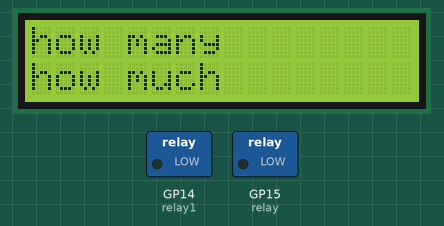
Bench run of a program on a simulated Raspberry Pi Pico running MicroPython. Parts: 16×2 character LCD, switched loads named in the program (green lamp = pin HIGH). Files the program writes start out absent; files that are not in the repository are absent; the clock reads 2024-03-15 10:24:30 at power-on unless the program sets it; pins used as bus, display or sensor lines are not drawn.

Above: at 0.14 s.
At 10.47 s:
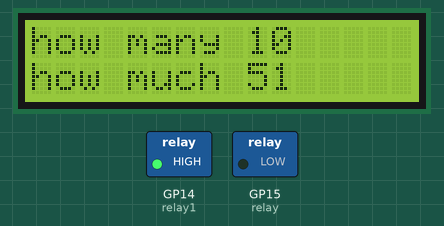
At 19.79 s:
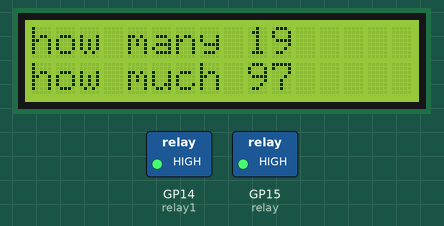
At 39.74 s:
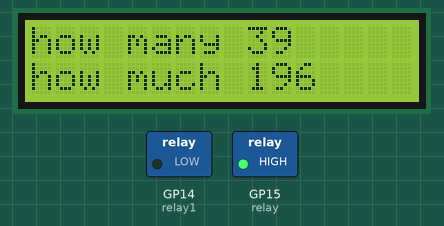
Timing chart, 0 to 40.0 s (numbered marks = the images above):
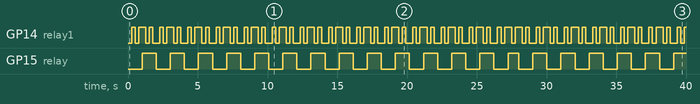

Measured:
- by itself, GP14 (relay1): moves between LOW and HIGH, repeating every 8.1 s
- by itself, GP15 (relay): goes 13 × (HIGH 1.0 s, LOW 1.0 s), HIGH 0.76 s, 5 × (LOW 1.0 s, HIGH 1.0 s), LOW 1.0 s, then HIGH

The program:

relaytest.py
```python
from machine import Pin
import time
import utime
import ujson
from lcd_pico import *

# Pins setup
relay = Pin(15, Pin.OUT)
relay1 = Pin(14, Pin.OUT)

# Load saved values
count, counter = load_data()

# Setup LCD
setupLCD()
displayString(1, 0, "how many")
displayString(2, 0, "how much")

start = time.time()

while True:
    time.sleep(0.25)
    relay1.toggle()
    count += 1
    displayString(2, 9, f"{count}")

    if abs(time.time() - start) >= 0.5:
        count += 1
        counter += 1
        relay1.toggle()
        relay.toggle()
        start = time.time()
        displayString(1, 9, f"{counter}")

        # Save the current state periodically
        save_data(count, counter)

    '''if count / 2 >= 10_000:
        break'''
```

lcd_pico.py
```python
import machine
import utime
import ujson

def save_data(count, counter):
    """Save count and counter values to a file."""
    with open("data.json", "w") as f:
        ujson.dump({"count": count, "counter": counter}, f)

def load_data():
    """Load count and counter values from a file."""
    try:
        with open("data.json", "r") as f:
            data = ujson.load(f)
            return data.get("count", 0), data.get("counter", 0)
    except (OSError, ValueError):
        # If the file doesn't exist or is corrupted, return default values
        return 0, 0

# Define pins
rs = machine.Pin(16, machine.Pin.OUT)
e = machine.Pin(17, machine.Pin.OUT)
d4 = machine.Pin(18, machine.Pin.OUT)
d5 = machine.Pin(19, machine.Pin.OUT)
d6 = machine.Pin(20, machine.Pin.OUT)
d7 = machine.Pin(21, machine.Pin.OUT)

def pulseE():
    e.value(0)
    utime.sleep_us(40)
    e.value(1)
    utime.sleep_us(40)

def send2LCD4(BinNum):
    d4.value((BinNum & 0b0001) >> 0)
    d5.value((BinNum & 0b0010) >> 1)
    d6.value((BinNum & 0b0100) >> 2)
    d7.value((BinNum & 0b1000) >> 3)
    pulseE()

def send2LCD8(BinNum):
    send2LCD4((BinNum & 0xF0) >> 4)  # Send high nibble
    send2LCD4(BinNum & 0x0F)         # Send low nibble

def setupLCD():
    rs.value(0)
    send2LCD4(0b0011)  # Initialize
    send2LCD4(0b0011)
    send2LCD4(0b0011)
    send2LCD4(0b0010)  # 4-bit mode
    send2LCD8(0b00101000)  # Function set: 4-bit, 2-line
    send2LCD8(0b00001100)  # Display on, cursor off
    send2LCD8(0b00000110)  # Entry mode set
    send2LCD8(0b00000001)  # Clear display
    utime.sleep_ms(2)      # Wait for clear

def displayString(row, col, text):
    address = 0x80 + (0x40 * (row - 1)) + col
    rs.value(0)
    send2LCD8(address)  # Set DDRAM address
    rs.value(1)
    for char in text:
        send2LCD8(ord(char))

# Initialize LCD
setupLCD()

# Test display
```
